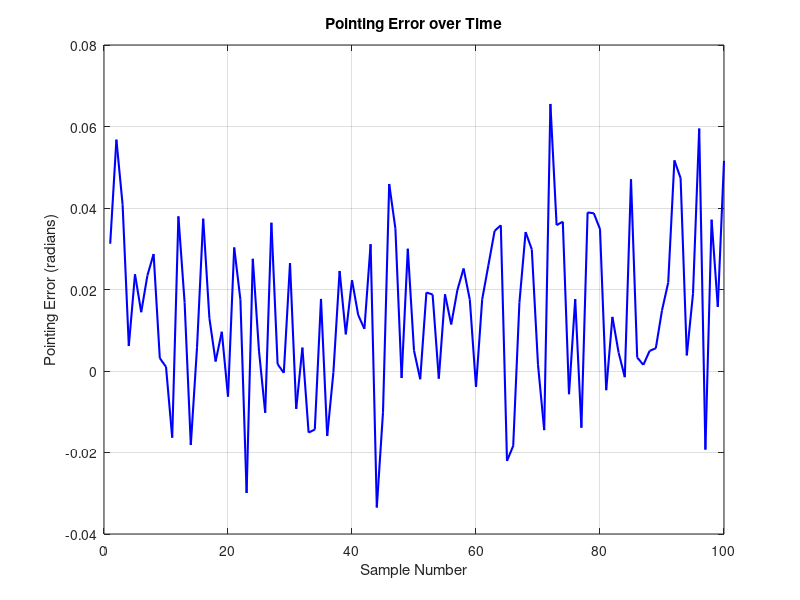

The MATLAB source for this figure:
clear all, close all, clc
% Pointing Accuracy Calculation for a 3U CubeSat

% Define parameters
mass = 627.2; % mass of the CubeSat in grams
moment_of_inertia = [0.001, 0.001, 0.001]; % moment of inertia (Ixx, Iyy, Izz) in kg*m^2
sensor_noise = 0.01; % sensor noise in radians
actuator_noise = 0.02; % actuator noise in radians
control_system_gain = 1; % control system gain
sampling_time = 0.1; % sampling time in seconds
num_samples = 100; % number of samples for simulation

% Initialize arrays to store results
pointing_errors = zeros(1, num_samples);
attitude_changes = zeros(1, num_samples);

% Simulation loop
for i = 1:num_samples
    % Simulate the attitude change (random noise)
    attitude_change = randn(1, 3) * sensor_noise; % random attitude change
    attitude_change = attitude_change .* control_system_gain; % apply control gain
    
    % Calculate the pointing error
    pointing_error = norm(attitude_change) + randn * actuator_noise; % total error
    pointing_errors(i) = pointing_error; % store the error
    
    % Update the attitude (could be more complex in a real scenario)
    attitude_changes(i) = norm(attitude_change);
end

% Calculate statistics
mean_pointing_error = mean(pointing_errors);
std_pointing_error = std(pointing_errors);

% Display results
fprintf('Mean Pointing Error: %.4f radians\n', mean_pointing_error);
fprintf('Standard Deviation of Pointing Error: %.4f radians\n', std_pointing_error);

% Plot results
figure;
plot(1:num_samples, pointing_errors, 'b-', 'LineWidth', 1.5);
xlabel('Sample Number');
ylabel('Pointing Error (radians)');
title('Pointing Error over Time');
grid on;
